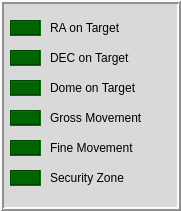
   <widget class="QFrame" name="frame">
    <property name="geometry">
     <rect>
      <x>230</x>
      <y>110</y>
      <width>181</width>
      <height>211</height>
     </rect>
    </property>
    <property name="styleSheet">
     <string notr="true">background-color: rgb(217, 217, 217);</string>
    </property>
    <property name="frameShape">
     <enum>QFrame::Box</enum>
    </property>
    <property name="frameShadow">
     <enum>QFrame::Raised</enum>
    </property>
    <property name="lineWidth">
     <number>2</number>
    </property>
    <widget class="QLabel" name="label_66">
     <property name="geometry">
      <rect>
       <x>50</x>
       <y>50</y>
       <width>101</width>
       <height>16</height>
      </rect>
     </property>
     <property name="text">
      <string>DEC on Target</string>
     </property>
    </widget>
    <widget class="QLabel" name="statGross">
     <property name="geometry">
      <rect>
       <x>10</x>
       <y>110</y>
       <width>31</width>
       <height>16</height>
      </rect>
     </property>
     <property name="whatsThis">
      <string/>
     </property>
     <property name="autoFillBackground">
      <bool>false</bool>
     </property>
     <property name="styleSheet">
      <string notr="true">background-color: darkgreen</string>
     </property>
     <property name="frameShape">
      <enum>QFrame::Box</enum>
     </property>
     <property name="frameShadow">
      <enum>QFrame::Sunken</enum>
     </property>
     <property name="text">
      <string/>
     </property>
     <property name="alignment">
      <set>Qt::AlignCenter</set>
     </property>
    </widget>
    <widget class="QLabel" name="statDEC">
     <property name="geometry">
      <rect>
       <x>10</x>
       <y>50</y>
       <width>31</width>
       <height>16</height>
      </rect>
     </property>
     <property name="whatsThis">
      <string/>
     </property>
     <property name="autoFillBackground">
      <bool>false</bool>
     </property>
     <property name="styleSheet">
      <string notr="true">background-color: darkgreen</string>
     </property>
     <property name="frameShape">
      <enum>QFrame::Box</enum>
     </property>
     <property name="frameShadow">
      <enum>QFrame::Sunken</enum>
     </property>
     <property name="text">
      <string/>
     </property>
     <property name="alignment">
      <set>Qt::AlignCenter</set>
     </property>
    </widget>
    <widget class="QLabel" name="label_sideral_4">
     <property name="geometry">
      <rect>
       <x>50</x>
       <y>80</y>
       <width>121</width>
       <height>16</height>
      </rect>
     </property>
     <property name="text">
      <string>Dome on Target</string>
     </property>
    </widget>
    <widget class="QLabel" name="label_67">
     <property name="geometry">
      <rect>
       <x>50</x>
       <y>20</y>
       <width>101</width>
       <height>16</height>
      </rect>
     </property>
     <property name="text">
      <string>RA on Target</string>
     </property>
    </widget>
    <widget class="QLabel" name="statRA">
     <property name="geometry">
      <rect>
       <x>10</x>
       <y>20</y>
       <width>31</width>
       <height>16</height>
      </rect>
     </property>
     <property name="whatsThis">
      <string/>
     </property>
     <property name="autoFillBackground">
      <bool>false</bool>
     </property>
     <property name="styleSheet">
      <string notr="true">background-color: darkgreen</string>
     </property>
     <property name="frameShape">
      <enum>QFrame::Box</enum>
     </property>
     <property name="frameShadow">
      <enum>QFrame::Sunken</enum>
     </property>
     <property name="text">
      <string/>
     </property>
     <property name="alignment">
      <set>Qt::AlignCenter</set>
     </property>
    </widget>
    <widget class="QLabel" name="statDome">
     <property name="geometry">
      <rect>
       <x>10</x>
       <y>80</y>
       <width>31</width>
       <height>16</height>
      </rect>
     </property>
     <property name="whatsThis">
      <string/>
     </property>
     <property name="autoFillBackground">
      <bool>false</bool>
     </property>
     <property name="styleSheet">
      <string notr="true">background-color: darkgreen</string>
     </property>
     <property name="frameShape">
      <enum>QFrame::Box</enum>
     </property>
     <property name="frameShadow">
      <enum>QFrame::Sunken</enum>
     </property>
     <property name="text">
      <string/>
     </property>
     <property name="alignment">
      <set>Qt::AlignCenter</set>
     </property>
    </widget>
    <widget class="QLabel" name="label_68">
     <property name="geometry">
      <rect>
       <x>50</x>
       <y>110</y>
       <width>121</width>
       <height>16</height>
      </rect>
     </property>
     <property name="text">
      <string>Gross Movement</string>
     </property>
    </widget>
    <widget class="QLabel" name="statFine">
     <property name="geometry">
      <rect>
       <x>10</x>
       <y>140</y>
       <width>31</width>
       <height>16</height>
      </rect>
     </property>
     <property name="whatsThis">
      <string/>
     </property>
     <property name="autoFillBackground">
      <bool>false</bool>
     </property>
     <property name="styleSheet">
      <string notr="true">background-color: darkgreen</string>
     </property>
     <property name="frameShape">
      <enum>QFrame::Box</enum>
     </property>
     <property name="frameShadow">
      <enum>QFrame::Sunken</enum>
     </property>
     <property name="text">
      <string/>
     </property>
     <property name="alignment">
      <set>Qt::AlignCenter</set>
     </property>
    </widget>
    <widget class="QLabel" name="label_69">
     <property name="geometry">
      <rect>
       <x>50</x>
       <y>140</y>
       <width>121</width>
       <height>16</height>
      </rect>
     </property>
     <property name="text">
      <string>Fine Movement</string>
     </property>
    </widget>
    <widget class="QLabel" name="statSecurity">
     <property name="geometry">
      <rect>
       <x>10</x>
       <y>170</y>
       <width>31</width>
       <height>16</height>
      </rect>
     </property>
     <property name="whatsThis">
      <string/>
     </property>
     <property name="autoFillBackground">
      <bool>false</bool>
     </property>
     <property name="styleSheet">
      <string notr="true">background-color: darkgreen</string>
     </property>
     <property name="frameShape">
      <enum>QFrame::Box</enum>
     </property>
     <property name="frameShadow">
      <enum>QFrame::Sunken</enum>
     </property>
     <property name="text">
      <string/>
     </property>
     <property name="alignment">
      <set>Qt::AlignCenter</set>
     </property>
    </widget>
    <widget class="QLabel" name="label_70">
     <property name="geometry">
      <rect>
       <x>50</x>
       <y>170</y>
       <width>111</width>
       <height>16</height>
      </rect>
     </property>
     <property name="text">
      <string>Security Zone</string>
     </property>
    </widget>
   </widget>
